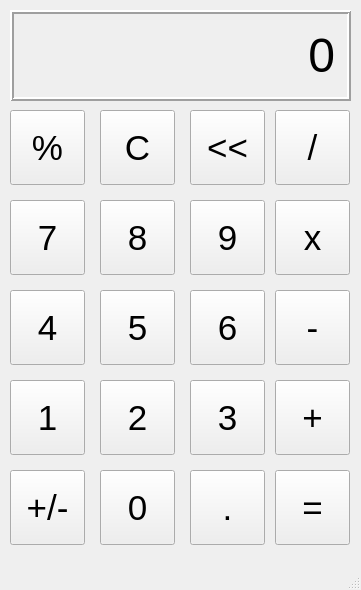
<?xml version="1.0" encoding="UTF-8"?>
<ui version="4.0">
 <class>MainWindow</class>
 <widget class="QMainWindow" name="MainWindow">
  <property name="geometry">
   <rect>
    <x>0</x>
    <y>0</y>
    <width>361</width>
    <height>590</height>
   </rect>
  </property>
  <property name="windowTitle">
   <string>MainWindow</string>
  </property>
  <widget class="QWidget" name="centralwidget">
   <widget class="QLabel" name="OutputLabel">
    <property name="geometry">
     <rect>
      <x>10</x>
      <y>10</y>
      <width>341</width>
      <height>91</height>
     </rect>
    </property>
    <property name="font">
     <font>
      <pointsize>36</pointsize>
     </font>
    </property>
    <property name="frameShape">
     <enum>QFrame::Box</enum>
    </property>
    <property name="frameShadow">
     <enum>QFrame::Raised</enum>
    </property>
    <property name="lineWidth">
     <number>2</number>
    </property>
    <property name="text">
     <string>0</string>
    </property>
    <property name="alignment">
     <set>Qt::AlignRight|Qt::AlignTrailing|Qt::AlignVCenter</set>
    </property>
    <property name="margin">
     <number>10</number>
    </property>
   </widget>
   <widget class="QPushButton" name="percentButton">
    <property name="geometry">
     <rect>
      <x>10</x>
      <y>110</y>
      <width>75</width>
      <height>75</height>
     </rect>
    </property>
    <property name="font">
     <font>
      <pointsize>26</pointsize>
     </font>
    </property>
    <property name="text">
     <string>%</string>
    </property>
   </widget>
   <widget class="QPushButton" name="cButton">
    <property name="geometry">
     <rect>
      <x>100</x>
      <y>110</y>
      <width>75</width>
      <height>75</height>
     </rect>
    </property>
    <property name="font">
     <font>
      <pointsize>26</pointsize>
     </font>
    </property>
    <property name="text">
     <string>C</string>
    </property>
   </widget>
   <widget class="QPushButton" name="arrowButton">
    <property name="geometry">
     <rect>
      <x>190</x>
      <y>110</y>
      <width>75</width>
      <height>75</height>
     </rect>
    </property>
    <property name="font">
     <font>
      <pointsize>26</pointsize>
     </font>
    </property>
    <property name="text">
     <string>&lt;&lt;</string>
    </property>
   </widget>
   <widget class="QPushButton" name="divideButton">
    <property name="geometry">
     <rect>
      <x>275</x>
      <y>110</y>
      <width>75</width>
      <height>75</height>
     </rect>
    </property>
    <property name="font">
     <font>
      <pointsize>26</pointsize>
     </font>
    </property>
    <property name="text">
     <string>/</string>
    </property>
   </widget>
   <widget class="QPushButton" name="multiplyButton">
    <property name="geometry">
     <rect>
      <x>275</x>
      <y>200</y>
      <width>75</width>
      <height>75</height>
     </rect>
    </property>
    <property name="font">
     <font>
      <pointsize>26</pointsize>
     </font>
    </property>
    <property name="text">
     <string>x</string>
    </property>
   </widget>
   <widget class="QPushButton" name="nineButton">
    <property name="geometry">
     <rect>
      <x>190</x>
      <y>200</y>
      <width>75</width>
      <height>75</height>
     </rect>
    </property>
    <property name="font">
     <font>
      <pointsize>26</pointsize>
     </font>
    </property>
    <property name="text">
     <string>9</string>
    </property>
   </widget>
   <widget class="QPushButton" name="sevenButton">
    <property name="geometry">
     <rect>
      <x>10</x>
      <y>200</y>
      <width>75</width>
      <height>75</height>
     </rect>
    </property>
    <property name="font">
     <font>
      <pointsize>26</pointsize>
     </font>
    </property>
    <property name="text">
     <string>7</string>
    </property>
   </widget>
   <widget class="QPushButton" name="eightButton">
    <property name="geometry">
     <rect>
      <x>100</x>
      <y>200</y>
      <width>75</width>
      <height>75</height>
     </rect>
    </property>
    <property name="font">
     <font>
      <pointsize>26</pointsize>
     </font>
    </property>
    <property name="text">
     <string>8</string>
    </property>
   </widget>
   <widget class="QPushButton" name="minusButton">
    <property name="geometry">
     <rect>
      <x>275</x>
      <y>290</y>
      <width>75</width>
      <height>75</height>
     </rect>
    </property>
    <property name="font">
     <font>
      <pointsize>26</pointsize>
     </font>
    </property>
    <property name="text">
     <string>-</string>
    </property>
   </widget>
   <widget class="QPushButton" name="sixButton">
    <property name="geometry">
     <rect>
      <x>190</x>
      <y>290</y>
      <width>75</width>
      <height>75</height>
     </rect>
    </property>
    <property name="font">
     <font>
      <pointsize>26</pointsize>
     </font>
    </property>
    <property name="text">
     <string>6</string>
    </property>
   </widget>
   <widget class="QPushButton" name="fourButton">
    <property name="geometry">
     <rect>
      <x>10</x>
      <y>290</y>
      <width>75</width>
      <height>75</height>
     </rect>
    </property>
    <property name="font">
     <font>
      <pointsize>26</pointsize>
     </font>
    </property>
    <property name="text">
     <string>4</string>
    </property>
   </widget>
   <widget class="QPushButton" name="fiveButton">
    <property name="geometry">
     <rect>
      <x>100</x>
      <y>290</y>
      <width>75</width>
      <height>75</height>
     </rect>
    </property>
    <property name="font">
     <font>
      <pointsize>26</pointsize>
     </font>
    </property>
    <property name="text">
     <string>5</string>
    </property>
   </widget>
   <widget class="QPushButton" name="addButton">
    <property name="geometry">
     <rect>
      <x>275</x>
      <y>380</y>
      <width>75</width>
      <height>75</height>
     </rect>
    </property>
    <property name="font">
     <font>
      <pointsize>26</pointsize>
     </font>
    </property>
    <property name="text">
     <string>+</string>
    </property>
   </widget>
   <widget class="QPushButton" name="threeButton">
    <property name="geometry">
     <rect>
      <x>190</x>
      <y>380</y>
      <width>75</width>
      <height>75</height>
     </rect>
    </property>
    <property name="font">
     <font>
      <pointsize>26</pointsize>
     </font>
    </property>
    <property name="text">
     <string>3</string>
    </property>
   </widget>
   <widget class="QPushButton" name="oneButton">
    <property name="geometry">
     <rect>
      <x>10</x>
      <y>380</y>
      <width>75</width>
      <height>75</height>
     </rect>
    </property>
    <property name="font">
     <font>
      <pointsize>26</pointsize>
     </font>
    </property>
    <property name="text">
     <string>1</string>
    </property>
   </widget>
   <widget class="QPushButton" name="twoButton">
    <property name="geometry">
     <rect>
      <x>100</x>
      <y>380</y>
      <width>75</width>
      <height>75</height>
     </rect>
    </property>
    <property name="font">
     <font>
      <pointsize>26</pointsize>
     </font>
    </property>
    <property name="text">
     <string>2</string>
    </property>
   </widget>
   <widget class="QPushButton" name="equalsButton">
    <property name="geometry">
     <rect>
      <x>275</x>
      <y>470</y>
      <width>75</width>
      <height>75</height>
     </rect>
    </property>
    <property name="font">
     <font>
      <pointsize>26</pointsize>
     </font>
    </property>
    <property name="text">
     <string>=</string>
    </property>
   </widget>
   <widget class="QPushButton" name="decimalButton">
    <property name="geometry">
     <rect>
      <x>190</x>
      <y>470</y>
      <width>75</width>
      <height>75</height>
     </rect>
    </property>
    <property name="font">
     <font>
      <pointsize>26</pointsize>
     </font>
    </property>
    <property name="text">
     <string>.</string>
    </property>
   </widget>
   <widget class="QPushButton" name="plusminusButton">
    <property name="geometry">
     <rect>
      <x>10</x>
      <y>470</y>
      <width>75</width>
      <height>75</height>
     </rect>
    </property>
    <property name="font">
     <font>
      <pointsize>26</pointsize>
     </font>
    </property>
    <property name="text">
     <string>+/-</string>
    </property>
   </widget>
   <widget class="QPushButton" name="zeroButton">
    <property name="geometry">
     <rect>
      <x>100</x>
      <y>470</y>
      <width>75</width>
      <height>75</height>
     </rect>
    </property>
    <property name="font">
     <font>
      <pointsize>26</pointsize>
     </font>
    </property>
    <property name="text">
     <string>0</string>
    </property>
   </widget>
  </widget>
  <widget class="QMenuBar" name="menubar">
   <property name="geometry">
    <rect>
     <x>0</x>
     <y>0</y>
     <width>361</width>
     <height>22</height>
    </rect>
   </property>
  </widget>
  <widget class="QStatusBar" name="statusbar"/>
 </widget>
 <resources/>
 <connections/>
</ui>
